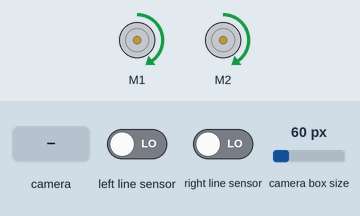
A program run on a simulated BBC micro:bit (MakeCode). Parts: 2 × DC motor (green arrow = forward, orange = backward, longer = faster). Inputs (shaded band) come from the test bench; at power-on: left line sensor LOW, right line sensor LOW, camera box size 60 px.

Above: at 1.2 s.
1.3 s: left line sensor driven HIGH
At 1.8 s:
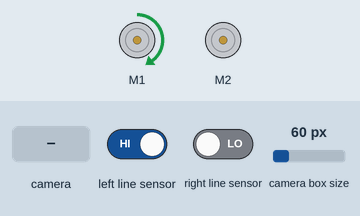
2.8 s: the camera recognises learned object ID1 for 2 s
At 4.9 s:
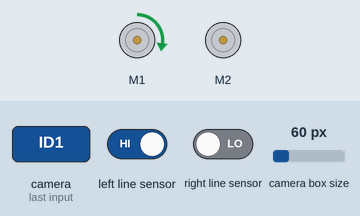
5.3 s: left line sensor driven LOW
At 6.5 s:
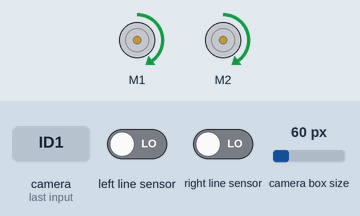
7.3 s: right line sensor driven HIGH
At 8.5 s:
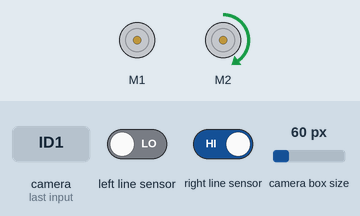
8.8 s: the camera recognises learned object ID1 for 2 s
At 10.6 s:
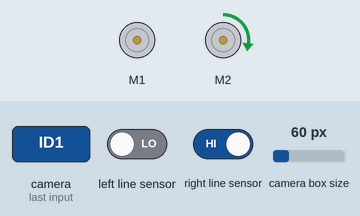
11.3 s: right line sensor driven LOW
At 13.2 s:
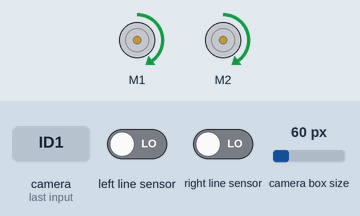
Timing chart, 0 to 14.3 s (numbered marks = the images above; inputs shaded):
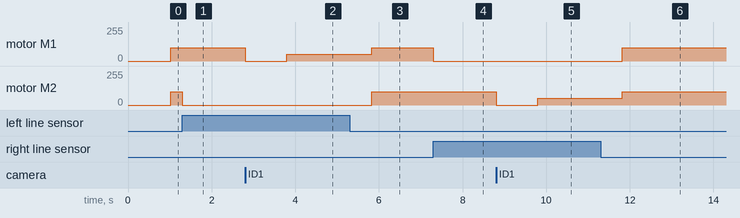

The program:

main.ts
```typescript
function line_tracking (speed: number) {
    if (maqueen.readPatrol(maqueen.Patrol.PatrolLeft) == 0 && maqueen.readPatrol(maqueen.Patrol.PatrolRight) == 0) {
        maqueen.motorRun(maqueen.Motors.All, maqueen.Dir.CW, speed)
    } else {
        if (maqueen.readPatrol(maqueen.Patrol.PatrolLeft) == 0 && maqueen.readPatrol(maqueen.Patrol.PatrolRight) == 1) {
            maqueen.motorRun(maqueen.Motors.M1, maqueen.Dir.CW, 0)
            maqueen.motorRun(maqueen.Motors.M2, maqueen.Dir.CW, speed)
            if (maqueen.readPatrol(maqueen.Patrol.PatrolLeft) == 1 && maqueen.readPatrol(maqueen.Patrol.PatrolRight) == 1) {
                maqueen.motorRun(maqueen.Motors.M1, maqueen.Dir.CW, 0)
                maqueen.motorRun(maqueen.Motors.M2, maqueen.Dir.CW, speed)
            }
        } else {
            if (maqueen.readPatrol(maqueen.Patrol.PatrolLeft) == 1 && maqueen.readPatrol(maqueen.Patrol.PatrolRight) == 0) {
                maqueen.motorRun(maqueen.Motors.M1, maqueen.Dir.CW, speed)
                maqueen.motorRun(maqueen.Motors.M2, maqueen.Dir.CW, 0)
                if (maqueen.readPatrol(maqueen.Patrol.PatrolLeft) == 1 && maqueen.readPatrol(maqueen.Patrol.PatrolRight) == 1) {
                    maqueen.motorRun(maqueen.Motors.M1, maqueen.Dir.CW, speed)
                    maqueen.motorRun(maqueen.Motors.M2, maqueen.Dir.CW, 0)
                }
            }
        }
    }
}
huskylens.initI2c()
huskylens.initMode(protocolAlgorithm.ALGORITHM_TAG_RECOGNITION)
let TIME = 0
let SPEED = 100
basic.forever(function () {
    huskylens.initMode(protocolAlgorithm.ALGORITHM_TAG_RECOGNITION)
    basic.pause(1000)
    for (let index = 0; index < 5; index++) {
        huskylens.request()
    }
    while (!(huskylens.isAppear(1, HUSKYLENSResultType_t.HUSKYLENSResultBlock))) {
        huskylens.request()
        line_tracking(100)
    }
    maqueen.motorStop(maqueen.Motors.All)
    huskylens.initMode(protocolAlgorithm.ALGORITHM_COLOR_RECOGNITION)
    basic.pause(1000)
    for (let index = 0; index < 5; index++) {
        huskylens.request()
    }
    while (!(huskylens.readeBox(1, Content1.height) > 40)) {
        huskylens.request()
        line_tracking(100)
    }
    TIME = input.runningTime()
    SPEED = 50
    while (!(input.runningTime() - TIME > 1000)) {
        line_tracking(SPEED)
    }
    SPEED = 100
    TIME = 0
})
```

test.ts
```typescript
// tests gaan hier; deze zal niet worden gecompileerd wanneer dit pakket wordt gebruikt als extensie.
```

Measured:
- after the input at 1.3 s, motor M2: forward 100/255 → stopped at once
- after the input at 2.8 s, motor M1: forward 100/255 → stopped at once, → forward 50/255 1.0 s later
- after the input at 5.3 s, motor M2: stopped → forward 100/255 after 0.53 s
- after the input at 7.3 s, motor M1: forward 100/255 → stopped at once
- after the input at 8.8 s, motor M2: forward 100/255 → stopped at once, → forward 50/255 1.0 s later
- after the input at 11.3 s, motor M1: stopped → forward 100/255 after 0.52 s
